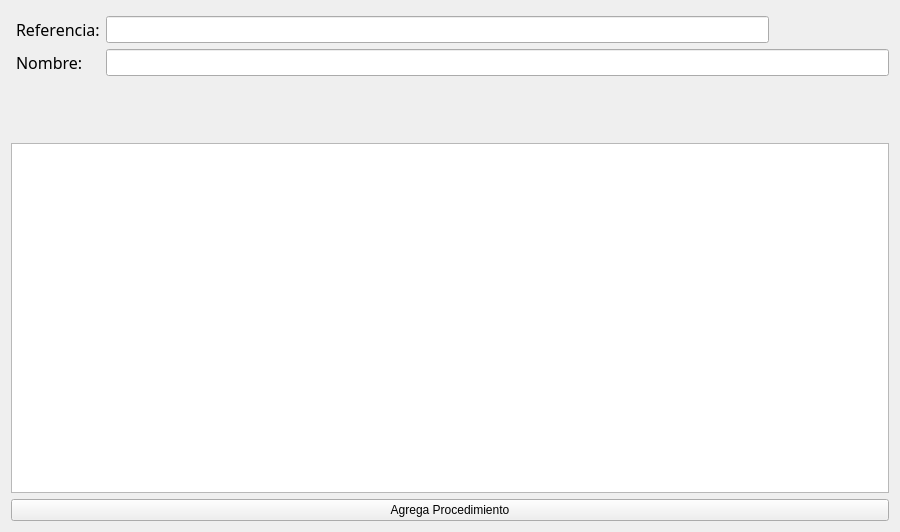
<?xml version="1.0" encoding="UTF-8"?>
<ui version="4.0">
 <class>wdClientes</class>
 <widget class="QWidget" name="wdClientes">
  <property name="geometry">
   <rect>
    <x>0</x>
    <y>0</y>
    <width>900</width>
    <height>532</height>
   </rect>
  </property>
  <property name="windowTitle">
   <string>Form</string>
  </property>
  <layout class="QGridLayout" name="gridLayout">
   <item row="0" column="0">
    <layout class="QVBoxLayout" name="verticalLayout">
     <property name="sizeConstraint">
      <enum>QLayout::SetMinimumSize</enum>
     </property>
     <item>
      <layout class="QFormLayout" name="formLayout">
       <property name="sizeConstraint">
        <enum>QLayout::SetMinimumSize</enum>
       </property>
       <property name="fieldGrowthPolicy">
        <enum>QFormLayout::AllNonFixedFieldsGrow</enum>
       </property>
       <property name="rowWrapPolicy">
        <enum>QFormLayout::DontWrapRows</enum>
       </property>
       <property name="labelAlignment">
        <set>Qt::AlignLeading|Qt::AlignLeft|Qt::AlignTop</set>
       </property>
       <property name="leftMargin">
        <number>5</number>
       </property>
       <property name="topMargin">
        <number>5</number>
       </property>
       <property name="bottomMargin">
        <number>50</number>
       </property>
       <item row="0" column="0">
        <widget class="QLabel" name="label">
         <property name="font">
          <font>
           <family>Zekton</family>
           <pointsize>12</pointsize>
          </font>
         </property>
         <property name="text">
          <string>Referencia:</string>
         </property>
         <property name="buddy">
          <cstring>leRef</cstring>
         </property>
        </widget>
       </item>
       <item row="0" column="1">
        <widget class="ifCadena" name="leRef">
         <property name="maximumSize">
          <size>
           <width>663</width>
           <height>16777215</height>
          </size>
         </property>
         <property name="font">
          <font>
           <pointsize>12</pointsize>
          </font>
         </property>
        </widget>
       </item>
       <item row="1" column="0">
        <widget class="QLabel" name="label_3">
         <property name="font">
          <font>
           <family>Zekton</family>
           <pointsize>12</pointsize>
          </font>
         </property>
         <property name="text">
          <string>Nombre: </string>
         </property>
         <property name="buddy">
          <cstring>leNombre</cstring>
         </property>
        </widget>
       </item>
       <item row="1" column="1">
        <widget class="ifCadena" name="leNombre">
         <property name="font">
          <font>
           <pointsize>12</pointsize>
          </font>
         </property>
        </widget>
       </item>
      </layout>
     </item>
     <item>
      <layout class="QVBoxLayout" name="verticalLayout_2">
       <property name="sizeConstraint">
        <enum>QLayout::SetDefaultConstraint</enum>
       </property>
       <item>
        <widget class="ifLista" name="lwProcedimientos">
         <property name="maximumSize">
          <size>
           <width>16777215</width>
           <height>350</height>
          </size>
         </property>
        </widget>
       </item>
       <item>
        <widget class="QPushButton" name="pbAgregaProc">
         <property name="layoutDirection">
          <enum>Qt::LeftToRight</enum>
         </property>
         <property name="text">
          <string>Agrega Procedimiento</string>
         </property>
        </widget>
       </item>
      </layout>
     </item>
    </layout>
   </item>
  </layout>
 </widget>
 <customwidgets>
  <customwidget>
   <class>ifCadena</class>
   <extends>QLineEdit</extends>
   <header>Interfaz/Campos.h</header>
  </customwidget>
  <customwidget>
   <class>ifLista</class>
   <extends>QListWidget</extends>
   <header>Interfaz/Campos.h</header>
  </customwidget>
 </customwidgets>
 <resources/>
 <connections/>
</ui>
